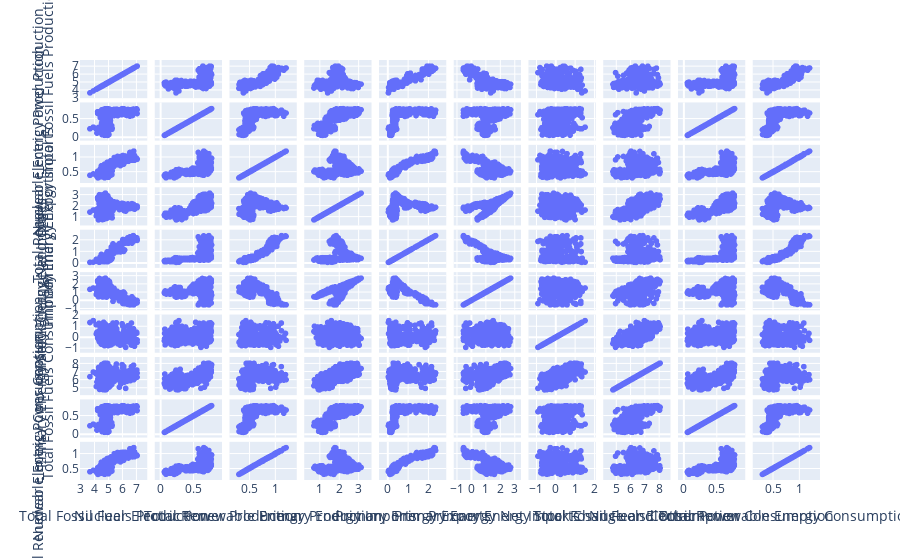

This figure's notebook cell:
### Markdown cell above
&#9989; **Question 2.6 (1 point)**: Let's look at some correlations. Print the correlation matrix for this dataset

### Code cell
import plotly.express as px
from matplotlib import pyplot as plt
import seaborn as sb

fig=px.scatter_matrix(nf)
fig.show()

### Figure 1 — Plotly figure (JSON) as saved in the notebook; plotly's stock layout.template omitted (floating-point values rounded to 4 significant figures; data arrays with more than 128 entries replaced by an {"elided": "..."} marker saying what was removed)
{"data": [{"dimensions": [{"axis": {"matches": true}, "label": "Total Fossil Fuels Production", "values": {"elided": "594 float values"}}, {"axis": {"matches": true}, "label": "Nuclear Electric Power Production", "values": {"elided": "594 float values"}}, {"axis": {"matches": true}, "label": "Total Renewable Energy Production", "values": {"elided": "594 float values"}}, {"axis": {"matches": true}, "label": "Primary Energy Imports", "values": {"elided": "594 float values"}}, {"axis": {"matches": true}, "label": "Primary Energy Exports", "values": {"elided": "594 float values"}}, {"axis": {"matches": true}, "label": "Primary Energy Net Imports", "values": {"elided": "594 float values"}}, {"axis": {"matches": true}, "label": "Primary Energy Stock Change and Other", "values": {"elided": "594 float values"}}, {"axis": {"matches": true}, "label": "Total Fossil Fuels Consumption", "values": {"elided": "594 float values"}}, {"axis": {"matches": true}, "label": "Nuclear Electric Power Consumption", "values": {"elided": "594 float values"}}, {"axis": {"matches": true}, "label": "Total Renewable Energy Consumption", "values": {"elided": "594 float values"}}], "hovertemplate": "%{xaxis.title.text}=%{x}<br>%{yaxis.title.text}=%{y}<extra></extra>", "legendgroup": "", "marker": {"color": "#636efa", "symbol": "circle"}, "name": "", "showlegend": false, "type": "splom"}], "layout": {"dragmode": "select", "legend": {"tracegroupgap": 0}, "margin": {"t": 60}}}
